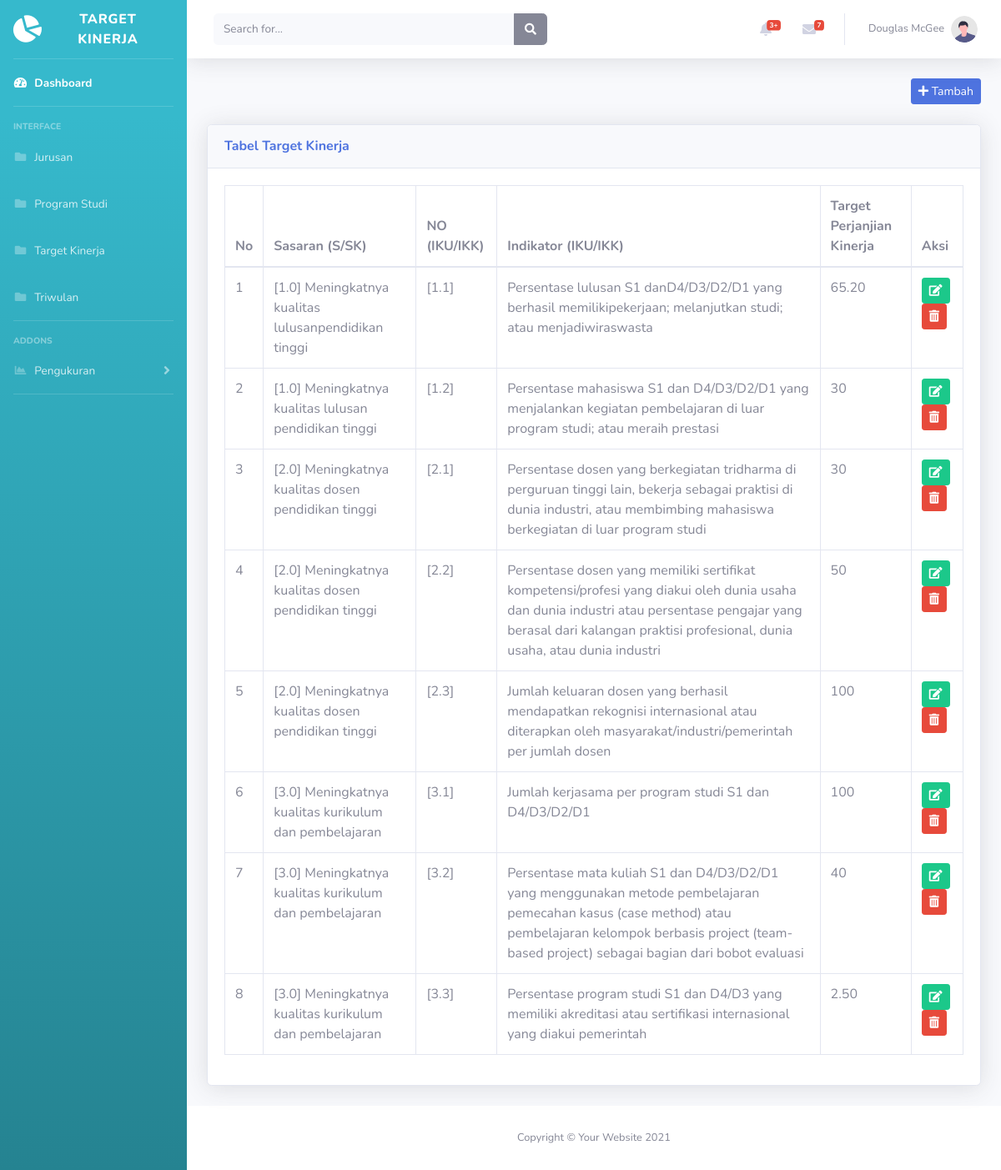
/iku/iku.php, run on the app's committed database.
### tables this page shows
CREATE TABLE `iku` (
  `id_iku` int(10) NOT NULL,
  `sasaran` varchar(255) NOT NULL,
  `no_iku` varchar(225) NOT NULL,
  `indikator` varchar(255) NOT NULL,
  `target_kinerja` varchar(255) NOT NULL
);

### iku/iku.php (the view, shortened to what this page needs)
<!DOCTYPE html>
<html lang="en">
  <head>
    <link
      href="../vendor/fontawesome-free/css/all.min.css"
      rel="stylesheet"
      type="text/css"
    />
    <link href="../css/sb-admin-2.min.css" rel="stylesheet" />
  </head>
  <body id="page-top">
    <div id="wrapper">
      <ul
        class="navbar-nav bg-gradient-info sidebar sidebar-dark accordion"
        id="accordionSidebar"
      >
        <a
          class="sidebar-brand d-flex align-items-center justify-content-center"
          href="index.php"
        >
          <div class="sidebar-brand-icon rotate-n-15">
            <i class="fas fa-chart-pie"></i>
          </div>
          <div class="sidebar-brand-text mx-3">Target Kinerja</div>
        </a>
        <hr class="sidebar-divider my-0" />
        <li class="nav-item active">
          <a class="nav-link" href="../index.php">
            <i class="fas fa-fw fa-tachometer-alt"></i>
            <span>Dashboard</span></a
          >
        </li>
        <hr class="sidebar-divider" />
        <div class="sidebar-heading">Interface</div>
        <li class="nav-item">
          <a class="nav-link" href="../jurusan/jurusan.php">
            <i class="fas fa-fw fa-folder"></i>
            <span>Jurusan</span></a
          >
        </li>
        <li class="nav-item">
          <a class="nav-link" href="../prodi/prodi.php">
            <i class="fas fa-fw fa-folder"></i>
            <span>Program Studi</span></a
          >
        </li>
        <li class="nav-item">
          <a class="nav-link" href="iku.php">
            <i class="fas fa-fw fa-folder"></i>
            <span>Target Kinerja</span></a
          >
        </li>
        <li class="nav-item">
          <a class="nav-link" href="../triwulan/triwulan.php">
            <i class="fas fa-fw fa-folder"></i>
            <span>Triwulan</span></a
          >
        </li>
        <hr class="sidebar-divider" />
        <div class="sidebar-heading">Addons</div>
        <li class="nav-item">
          <a
            class="nav-link collapsed"
            href="#"
            data-toggle="collapse"
            data-target="#collapsePages"
            aria-expanded="true"
            aria-controls="collapsePages"
          >
            <i class="fas fa-fw fa-chart-area"></i>
            <span>Pengukuran</span>
          </a>
        </li>
        <hr class="sidebar-divider d-none d-md-block" />
      </ul>
      <div id="content-wrapper" class="d-flex flex-column">
        <div id="content">
          <nav
            class="navbar navbar-expand navbar-light bg-white topbar mb-4 static-top shadow"
          >
            <form
              class="d-none d-sm-inline-block form-inline mr-auto ml-md-3 my-2 my-md-0 mw-100 navbar-search"
            >
              <div class="input-group">
                <input
                  type="text"
                  class="form-control bg-light border-0 small"
                  placeholder="Search for..."
                  aria-label="Search"
                  aria-describedby="basic-addon2"
                />
                <div class="input-group-append">
                  <button class="btn btn-secondary" type="button">
                    <i class="fas fa-search fa-sm"></i>
                  </button>
                </div>
              </div>
            </form>
            <ul class="navbar-nav ml-auto">
              <li class="nav-item dropdown no-arrow mx-1">
                <a
                  class="nav-link dropdown-toggle"
                  href="#"
                  id="alertsDropdown"
                  role="button"
                  data-toggle="dropdown"
                  aria-haspopup="true"
                  aria-expanded="false"
                >
                  <i class="fas fa-bell fa-fw"></i>
                  <span class="badge badge-danger badge-counter">3+</span>
                </a>
              </li>
              <li class="nav-item dropdown no-arrow mx-1">
                <a
                  class="nav-link dropdown-toggle"
                  href="#"
                  id="messagesDropdown"
                  role="button"
                  data-toggle="dropdown"
                  aria-haspopup="true"
                  aria-expanded="false"
                >
                  <i class="fas fa-envelope fa-fw"></i>
                  <span class="badge badge-danger badge-counter">7</span>
                </a>
              </li>
              <li class="nav-item dropdown no-arrow">
                <a
                  class="nav-link dropdown-toggle"
                  href="#"
                  id="userDropdown"
                  role="button"
                  data-toggle="dropdown"
                  aria-haspopup="true"
                  aria-expanded="false"
                >
                  <span class="mr-2 d-none d-lg-inline text-gray-600 small"
                    >Douglas McGee</span
                  >
                  <img
                    class="img-profile rounded-circle"
                    src="img/undraw_profile.svg"
                  />
                </a>
              </li>
            </ul>
          </nav>
            <div class="container-fluid">
        <div class="form-group; text-right">
            <a href="tambah_iku.php" class="btn btn-sm btn-primary" name="tambah" type="submit"><i class="fa fa-plus"></i> Tambah</a>
        </div>
        <br/>
        <div class="card shadow mb-4">
            <div class="card-header py-3">
                <h6 class="m-0 font-weight-bold text-primary">Tabel Target Kinerja</h6>
            </div>
            <div class="card-body">
                <div class="table-responsive">
                <form>
                    <table class="table table-bordered" id="dataTable" width="100%" cellspacing="0">
                        <thead>
                            <tr>
                                <th>No</th>
                                <th>Sasaran (S/SK)</th>
                                <th>NO (IKU/IKK)</th>
                                <th>Indikator (IKU/IKK)</th>
                                <th>Target Perjanjian Kinerja</th>
                                <th>Aksi</th>
                            </tr>
                        </thead>
                        <?php
                            include '../koneksi.php';
                            $no = 1;
                            $data = mysqli_query($koneksi,"select * from iku");
                            while($d = mysqli_fetch_array($data)){
                                ?>
                                <tr>
                                    <td><?php echo $no++; ?></td>
                                    <td><?php echo $d['sasaran']; ?></td>
                                    <td><?php echo $d['no_iku']; ?></td>
                                    <td><?php echo $d['indikator']; ?></td>
                                    <td><?php echo $d['target_kinerja']; ?></td>
                                    <td>
                                        <a href="edit_iku.php?id=<?php echo $d['id_iku'];?>" class="btn btn-success btn-sm"><i class="fa fa-edit"></i></a>
                                        <a href="hapus_iku.php?id_iku=<?php echo $d['id_iku'];?>" class="btn btn-danger btn-sm" onClick="hapus"><i class="fas fa-trash-alt"></i></a>
                                    </td>
                                </tr>
                                <?php
                            }
                        ?>
                    </table>
                </form>
                </div>
            </div>
        </div>
        </div>
        <footer class="sticky-footer bg-white">
          <div class="container my-auto">
            <div class="copyright text-center my-auto">
              <span>Copyright &copy; Your Website 2021</span>
            </div>
          </div>
        </footer>
      </div>
    </div>
  </body>
</html>

### data on the page
iku: sasaran "[1.0] Meningkatnya kualitas lulusanpendidikan tinggi", no_iku "[1.1]", indikator "Persentase lulusan S1 danD4/D3/D2/D1 yang berhasil memilikipekerjaan; melanjutkan studi; atau menjadiwiraswasta", target_kinerja "65.20"
iku: sasaran "[1.0] Meningkatnya kualitas lulusan pendidikan tinggi", no_iku "[1.2]", indikator "Persentase mahasiswa S1 dan D4/D3/D2/D1 yang menjalankan kegiatan pembelajaran di luar program studi; atau meraih prestasi", target_kinerja "30"
iku: sasaran "[2.0] Meningkatnya kualitas dosen pendidikan tinggi", no_iku "[2.1]", indikator "Persentase dosen yang berkegiatan tridharma di perguruan tinggi lain, bekerja sebagai praktisi di dunia industri, atau membimbing mahasiswa berkegiatan di luar program studi", target_kinerja "30"
iku: sasaran "[2.0] Meningkatnya kualitas dosen pendidikan tinggi", no_iku "[2.2]", indikator "Persentase dosen yang memiliki sertifikat kompetensi/profesi yang diakui oleh dunia usaha dan dunia industri atau persentase pengajar yang berasal dari kalangan praktisi profesional, dunia usaha, atau dunia industri", target_kinerja "50"
iku: sasaran "[2.0] Meningkatnya kualitas dosen pendidikan tinggi", no_iku "[2.3]", indikator "Jumlah keluaran dosen yang berhasil mendapatkan rekognisi internasional atau diterapkan oleh masyarakat/industri/pemerintah per jumlah dosen", target_kinerja "100"
iku: sasaran "[3.0] Meningkatnya kualitas kurikulum dan pembelajaran", no_iku "[3.1]", indikator "Jumlah kerjasama per program studi S1 dan D4/D3/D2/D1", target_kinerja "100"
iku: sasaran "[3.0] Meningkatnya kualitas kurikulum dan pembelajaran", no_iku "[3.2]", indikator "Persentase mata kuliah S1 dan D4/D3/D2/D1 yang menggunakan metode pembelajaran pemecahan kasus (case method) atau pembelajaran kelompok berbasis project (team-based project) sebagai bagian dari bobot evaluasi", target_kinerja "40"
iku: sasaran "[3.0] Meningkatnya kualitas kurikulum dan pembelajaran", no_iku "[3.3]", indikator "Persentase program studi S1 dan D4/D3 yang memiliki akreditasi atau sertifikasi internasional yang diakui pemerintah", target_kinerja "2.50"
